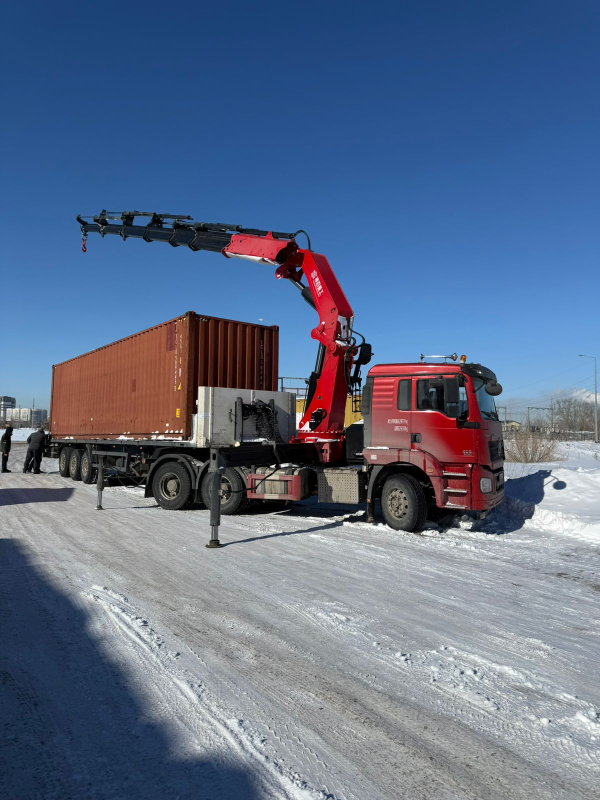
#> input picture orig/hero-2.jpg, 1200 x 1600 px (shown at 1/2 size)
$ python images.py
#> lines starting #> are read from the running program, lines starting #| are printed output that depends on the picture
#> further down, im is the input picture: PIL image 1200x1600 RGB; mean R, G, B 93.9, 110.5, 138.2
# -*- coding: utf-8 -*-
"""Фото: orig/*.jpg → assets/img/{имя}-{ширина}.webp (без EXIF/GPS). Запуск: python3 src/images.py
Кадрирование под 4:3 (карточки) и 4:5 (первый экран); новые фото клиента добавлять в CROPS."""
from pathlib import Path
from PIL import Image, ImageOps
ROOT = Path(__file__).resolve().parent.parent
O = ROOT / "orig"; A = ROOT / "assets" / "img"; A.mkdir(parents=True, exist_ok=True)
# имя: (файл, соотношение, центр кадра по x и y в долях)
CROPS = {"hero": ("hero-2.jpg", (4, 5), .5, .42), "m25": ("manip-25t.jpg", (4, 3), .5, .47), "m20": ("hero-3.jpg", (4, 3), .5, .45),
         "m12": ("manip-12t.jpg", (4, 3), .5, .42), "m7": ("manip-7t.jpg", (4, 3), .5, .5), "g1": ("hero-1.jpg", (4, 3), .5, .42),
         "g2": ("manip-5t.jpg", (4, 3), .5, .6), "g3": ("manip-15t.jpg", (4, 3), .5, .5), "g4": ("hero-2.jpg", (4, 3), .5, .46)}
WIDTHS = [480, 800, 1200]
def crop(im, ratio, cx, cy):
#> called with ratio = (4, 5), cx = 0.5, cy = 0.42
    W, H = im.size; rw, rh = ratio
#> after `W, H = im.size`: W = 1200; H = 1600
    if W / H > rw / rh: w, h = int(H * rw / rh), H
    else: w, h = W, int(W * rh / rw)
#> w = 1200; h = 1500
    x0 = min(max(0, int(cx * W - w / 2)), W - w); y0 = min(max(0, int(cy * H - h / 2)), H - h)
#> after `x0 = min(max(0, int(cx * W - w / 2)), W - w)`: x0 = 0
#> after `y0 = min(max(0, int(cy * H - h / 2)), H - h)`: y0 = 0
    return im.crop((x0, y0, x0 + w, y0 + h))
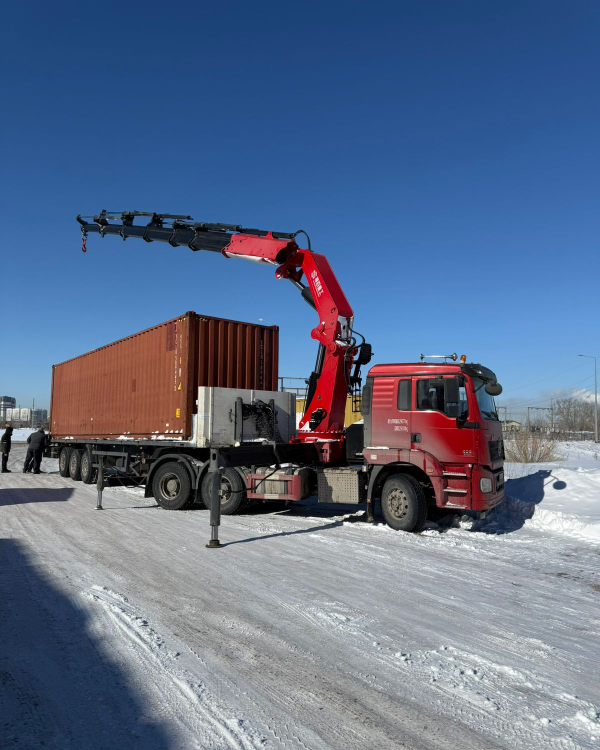
#> returned value: PIL image 1200x1500 RGB (shown at 1/2 size); mean R, G, B 93.4, 110.4, 139.2
SIZES = {}
for name, (f, ratio, cx, cy) in CROPS.items():
    im = ImageOps.exif_transpose(Image.open(O / f)).convert("RGB")
    if f == "hero-1.jpg":                                   # у кадра чёрные поля сверху и снизу
        g = im.convert("L"); rows = [y for y in range(im.height) if sum(g.crop((0, y, im.width, y + 1)).getdata()) / im.width > 18]
        im = im.crop((0, rows[0], im.width, rows[-1]))
    im = crop(im, ratio, cx, cy); ws = []
    for w in WIDTHS:
        if w > im.width and ws: break
        ww = min(w, im.width); r = im.resize((ww, round(im.height * ww / im.width)), Image.LANCZOS)
        r.save(A / f"{name}-{w}.webp", "WEBP", quality=70, method=6); ws.append(w)
#> this loop made 3 passes
#> pass 1, `r = im.resize((ww, round(im.height * ww / im.width)), Image.LANCZOS)`:
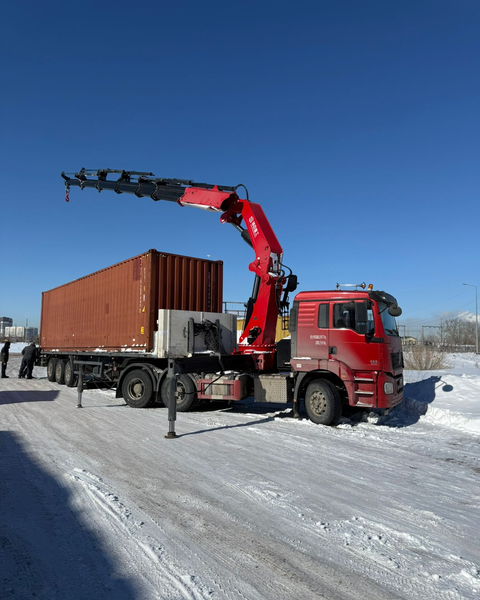
#> r: PIL image 480x600 RGB; mean R, G, B 93.5, 110.4, 139.2
#> after the loop, ws = [480, 800, 1200]
    SIZES[name] = (ws, ratio)
#> (the run stopped early here; a loop or call above may not have finished)
